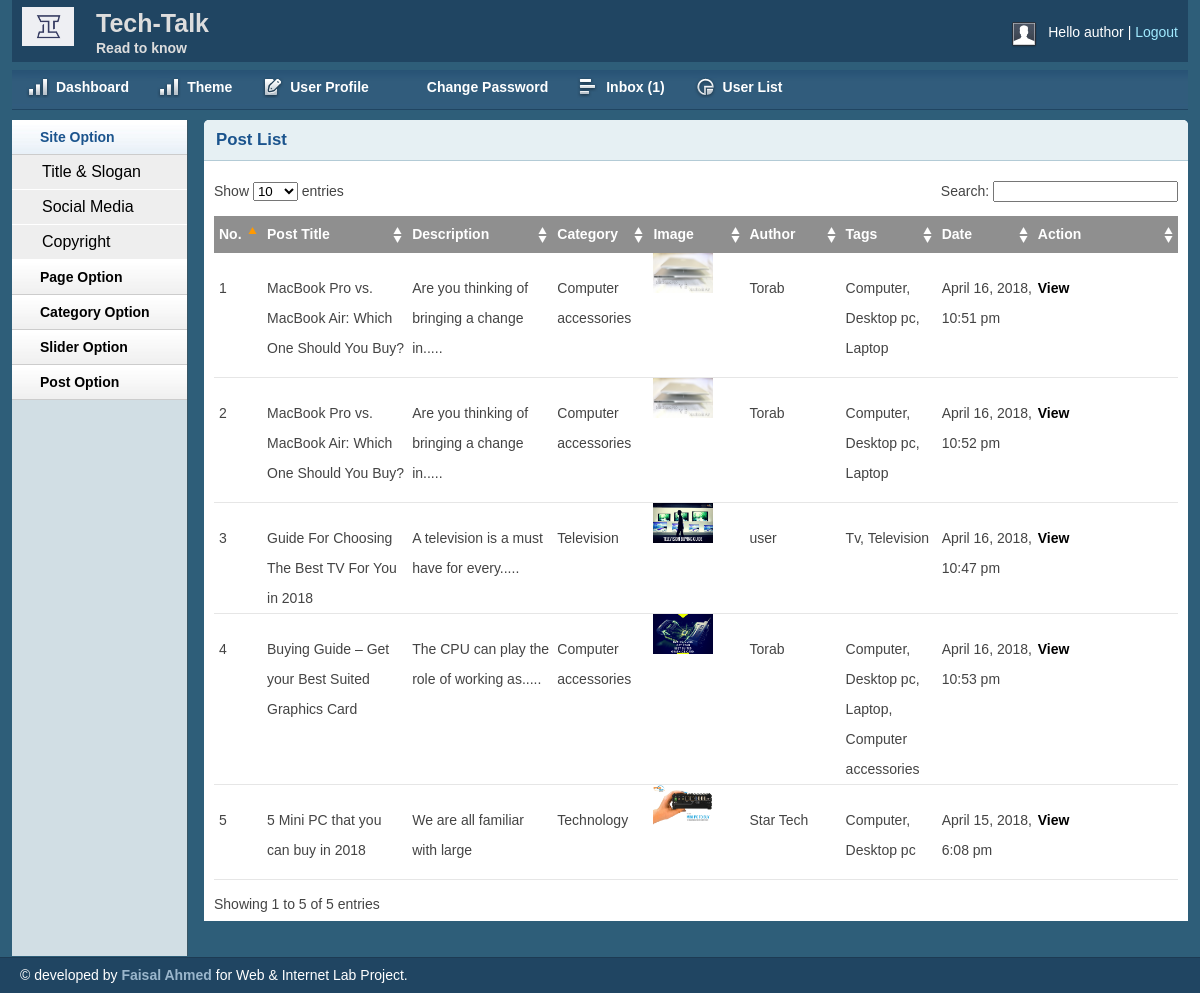
/admin/postlist.php (signed in), run on the app's committed database.
### tables this page shows
CREATE TABLE `tbl_post` (
  `id` int(11) NOT NULL,
  `cat` int(11) NOT NULL,
  `title` varchar(255) NOT NULL,
  `body` text NOT NULL,
  `image` varchar(255) NOT NULL,
  `author` varchar(50) NOT NULL,
  `tags` varchar(255) NOT NULL,
  `date` timestamp NOT NULL DEFAULT CURRENT_TIMESTAMP,
  `userid` int(11) NOT NULL
);

CREATE TABLE `tbl_category` (
  `id` int(11) NOT NULL,
  `name` varchar(50) NOT NULL
);

### lib/Session.php (called while the page is built, shortened)
<?php
class Session
{
	public static function get ($key){
		if (isset($_SESSION[$key])) {
			return $_SESSION[$key];
		} else {
			return false;
		}
	}
}
?>

### lib/Database.php (called while the page is built, shortened)
<?php
Class Database{
	public $host   = DB_HOST;
	public $user   = DB_USER;
	public $pass   = DB_PASS;
	public $dbname = DB_NAME;
	public $link;
	private function connectDB(){
	$this->link = new mysqli($this->host, $this->user, $this->pass, $this->dbname);
 }
	public function select($query){
		$result = $this->link->query($query) or die($this->link->error.__LINE__);
		if($result->num_rows > 0){
			return $result;
		} else {
			return false;
		}
	}
}

### helpers/Format.php (called while the page is built, shortened)
<?php
class Format{
public function formatDate($date){
	return date('F j, Y, g:i a', strtotime($date));
}
	public function textShorten($text, $limit = 400){
		$text = $text. " ";
		$text = substr($text, 0, $limit);
		$text = substr($text, 0, strrpos($text, ' '));
		$text = $text.".....";
		return $text;
	}
}
?>

### admin/postlist.php (the view, shortened to what this page needs)
<?php include 'inc/header.php';?>
<?php include 'inc/sidebar.php';?>
        <div class="grid_10">
            <div class="box round first grid">
                <h2>Post List</h2>
                <div class="block">
                    <table class="data display datatable" id="example">
					<thead>
						<tr>
							<th width="5%">No.</th>
							<th width="15%">Post Title</th>
							<th width="15%">Description</th>
							<th width="10%">Category</th>
							<th width="10%">Image</th>
							<th width="10%">Author</th>
							<th width="10%">Tags</th>
							<th width="10%">Date</th>
							<th width="15%">Action</th>
						</tr>
					</thead>
					<tbody>
<?php
$query = "SELECT tbl_post.*, tbl_category.name FROM tbl_post INNER JOIN tbl_category ON tbl_post.cat = tbl_category.id ORDER BY tbl_post.title DESC ";
$post = $db -> select($query);
if($post){
	$i = 0;
	while ($result = $post->fetch_assoc()) {
		$i++;
?>
<tr class="odd gradeX">
	<td><?php echo $i; ?></td>
	<td><?php echo $result['title']; ?></td>
	<td><?php echo $fm->textShorten($result['body'], 50); ?></td>
	<td><?php echo $result['name']; ?></td>
	<td><img src="<?php echo $result['image']; ?>" height="40px" width= "60px"/></td>
	<td><?php echo $result['author']; ?></td>
	<td><?php echo $result['tags']; ?></td>
	<td><?php echo $fm->formatDate($result['date']); ?></td>
<td>
<a href="viewpost.php?viewpostid=<?php echo $result['id']; ?>">View</a>
</td>
</tr>
<?php 	} } ?>
					</tbody>
				</table>
               </div>
            </div>
        </div>
<?php include 'inc/footer.php';?>

### admin/inc/header.php (shortened to what this page needs)
<?php
include '../lib/Session.php';
?>
<?php include '../lib/Database.php';?>
<?php include '../helpers/Format.php';?>
<?php
    $db = new Database();
    $fm = new Format();
?>
<!DOCTYPE html>
<html>
<head>
    <link rel="stylesheet" type="text/css" href="css/reset.css" media="screen" />
    <link rel="stylesheet" type="text/css" href="css/text.css" media="screen" />
    <link rel="stylesheet" type="text/css" href="css/grid.css" media="screen" />
    <link rel="stylesheet" type="text/css" href="css/layout.css" media="screen" />
    <link rel="stylesheet" type="text/css" href="css/nav.css" media="screen" />
    <link href="css/table/demo_page.css" rel="stylesheet" type="text/css" />
</head>
<body>
<div class="container_12">
    <div class="grid_12 header-repeat">
        <div id="branding">
            <div class="floatleft logo">
                <img src="img/tt_1x.jpg" alt="Logo" />
    	</div>
    	<div class="floatleft middle">
    		<h1>Tech-Talk</h1>
    		<p>Read to know</p>
    	</div>
        <div class="floatright">
            <div class="floatleft">
                <img src="img/img-profile.jpg" alt="Profile Pic" /></div>
            <div class="floatleft marginleft10">
                <ul class="inline-ul floatleft">
                    <li>Hello <?php echo  Session:: get('username');?></li>
                    <li><a href="?action=logout">Logout</a></li>
                </ul>
            </div>
        </div>
        </div>
    </div>
    <div class="grid_12">
        <ul class="nav main">
            <li class="ic-dashboard"><a href="index.php"><span>Dashboard</span></a> </li>
             <li class="ic-dashboard"><a href="theme.php"><span>Theme</span></a> </li>
            <li class="ic-form-style"><a href="profile.php"><span>User Profile</span></a></li>
			<li class="ic-typography"><a href="changepassword.php"><span>Change Password</span></a></li>
			<li class="ic-grid-tables"><a href="inbox.php"><span>Inbox
        <?php
        $query = "SELECT * FROM tbl_contact where status='0' order by id desc";
            $msg = $db->select($query);
            if ($msg) {
                $count = mysqli_num_rows($msg);
                echo "(".$count.")";
            } else{
                echo "(0)";
            }
        ?>
            </span></a></li>
            <li class="ic-charts"><a href="userlist.php"><span>User List</span></a></li>
        </ul>
    </div>

### admin/inc/sidebar.php (shortened to what this page needs)
<div class="grid_2">
            <div class="box sidemenu">
                <div class="block" id="section-menu">
                    <ul class="section menu">
                       <li><a class="menuitem">Site Option</a>
                            <ul class="submenu">
                                <li><a href="titleslogan.php">Title & Slogan</a></li>
                                <li><a href="social.php">Social Media</a></li>
                                <li><a href="copyright.php">Copyright</a></li>
                            </ul>
                        </li>
                         <li><a class="menuitem">Page Option</a>
                        </li>
                        <li><a class="menuitem">Category Option</a>
                        </li>
                        <li><a class="menuitem">Slider Option</a>
                        </li>
                        <li><a class="menuitem">Post Option</a>
                        </li>
                    </ul>
                </div>
            </div>
        </div>

### admin/inc/footer.php (shortened to what this page needs)
    </div>
    <div id="site_info">
        <p>
         &copy; developed by <a href="https://www.facebook.com/profile.php?id=100002140375400">Faisal Ahmed</a> for Web & Internet Lab Project.
        </p>
    </div>
</body>
</html>

### admin/css/layout.css (style rules this page uses)
body { background: #fff none repeat scroll 0 0; color: #444; font-size: 14px; padding: 0; }
.floatleft { float:left; }
.logo img { margin-top: -15px; width: 52px; }
.middle { margin-left: 22px; margin-top: -14px; }
.middle h1 { color:#ddd;margin:0 }
.middle p { color: #ddd; margin: 0; font-weight: bold; }
.floatright { float:right; }
.inline-ul li { display:inline; color:#fff; }
.marginleft10 { margin-left:10px; }
a { color: #000; font-weight:bold; text-decoration: none; }
.container_12, .container_16 { background:#2E5E79; }
h1, h2, h3, h4, h5, h6 { line-height:1.2em; margin-bottom:.3em; }
h2 { margin-top:1em; }
#branding { font-weight: normal; margin-bottom: 0; padding: 22px 10px 3px; text-align: left; }
.header-repeat { background:url(../img/header-repeat.jpg) repeat-x; }
#branding a { color:#A1EAFF; font-weight:normal; }
#branding a:before { content:" | "; color:#fff; }
#branding ul, #branding ul li { margin:0px; padding:0px; }
#branding li { padding:0px 0px 0px 0px !important; }
.box { background:#fff; margin-bottom:20px; padding:10px 10px 10px 10px; margin-left:-8px; }
.box.grid { padding-bottom:40px; }
.box.round { -moz-border-radius: 5px 5px 0px 0px; -webkit-border-radius: 5px 5px 0px 0px; border-radius: 5px 5px 0px 0px; }
.box h2 { font-size:1.2em; font-weight:bold; color:#1B548D; background:#E6F0F3; margin:-10px -10px 0 -10px; padding:10px 12px; border-bottom:1px solid #B3CBD6; -moz-border-radius: 5px 5px 0px 0px; -webkit-border-radius: 5px 5px 0px 0px; border-radius: 5px 5px 0px 0px; }
.box.first { min-height: 406px; }
.block { padding-top:20px; }
.box.sidemenu { background-color:#D1DEE4; border-right:1px solid #3A5665; padding:0px; margin:0px; cursor:pointer; }
.box.sidemenu .block { padding-top:0px; margin-top:0px; }
p { margin-bottom:1em; }
ul, ol { padding-top:0; }
ul.menu { list-style:none; border-top:1px solid #bbb; }
ul.menu li { margin:0; }
ul.menu li a { display:block; padding:4px 10px; border-bottom:1px solid #ccc; }
ul.menu ul { list-style:none; margin:0; }
ul.menu ul li a { padding-left:30px; }
ul.section { border-top:0; margin-bottom:0; }
ul.section li a { background:url(../img/sidemenu-repeat.jpg) repeat-x; line-height:26px; padding-left:28px; }
ul.section li li a { background:#ddd; border-bottom:1px solid #eee; }
ul.section ul li { text-transform:none; }
ul.section ul.current li a { background: #eee none repeat scroll 0 0; border-bottom: 1px solid #fff; font-size: 16px; font-weight: normal; }
ul.section li a.current { color:#1B548D; background:url(../img/sidemenu-repeat-hover.jpg) repeat-x; }
#site_info { color:#fff; background:#204562; border-top:1px solid #1d3b53; padding-left:20px; }
#site_info p { line-height:35px; margin-bottom:0px; }
#site_info a { color:#9ab6cc; }
.block { padding-bottom:1px; }
table.display { margin: 0 auto; clear: both; width: 100%; }
.sorting_asc { background: #8f8f8f url(../img/table/sort_asc.png) no-repeat center right; padding:8px 5px; text-align:left; color:#fff; }
.sorting { background:#8f8f8f url(../img/table/sort_both.png) no-repeat center right; padding:8px 5px; text-align:left; color:#fff; }
tr.odd { height: 30px; line-height: 30px; border-bottom:1px solid #e6e6e6; }
tr.even { height: 30px; line-height: 30px; border-bottom:1px solid #e6e6e6; }
tr.odd td, tr.even td { padding-left:5px; }

### data on the page
tbl_post: title "MacBook Pro vs. MacBook Air: Which One Should You Buy?", body "Are you thinking of bringing a change in.....", tbl_category.name "Computer accessories", image (picture), author "Torab", tags "Computer, Desktop pc, Laptop", date "April 16, 2018, 10:51 pm"
tbl_post: title "MacBook Pro vs. MacBook Air: Which One Should You Buy?", body "Are you thinking of bringing a change in.....", tbl_category.name "Computer accessories", image (picture), author "Torab", tags "Computer, Desktop pc, Laptop", date "April 16, 2018, 10:52 pm"
tbl_post: title "Guide For Choosing The Best TV For You in 2018", body "A television is a must have for every.....", tbl_category.name "Television", image (picture), author "user", tags "Tv, Television", date "April 16, 2018, 10:47 pm"
tbl_post: title "Buying Guide – Get your Best Suited Graphics Card", body "The CPU can play the role of working as.....", tbl_category.name "Computer accessories", image (picture), author "Torab", tags "Computer, Desktop pc, Laptop, Computer accessories", date "April 16, 2018, 10:53 pm"
tbl_post: title "5 Mini PC that you can buy in 2018", body "We are all familiar with large", tbl_category.name "Technology", image (picture), author "Star Tech", tags "Computer, Desktop pc", date "April 15, 2018, 6:08 pm"

### other printed values
Session:: get('username') "author"
$count "1"
